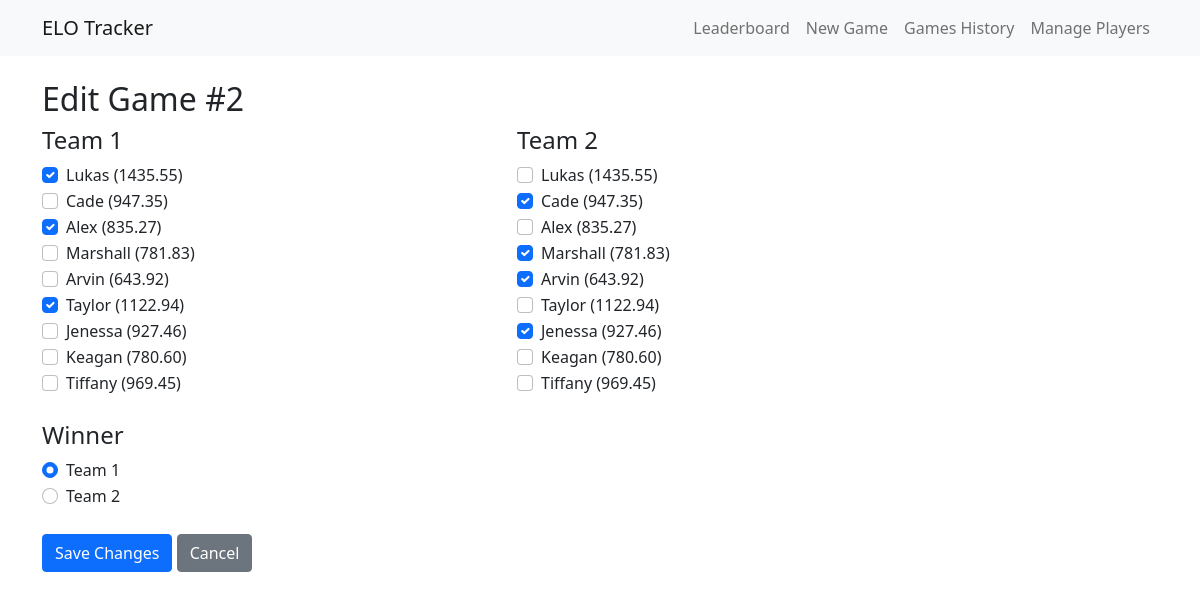
/edit_game/2, run on the app's committed database.
### models.py (models this page shows)
class Game(db.Model):
    id = db.Column(db.Integer, primary_key=True)
    date = db.Column(db.DateTime, default=datetime.utcnow)
    team1_players = db.Column(db.String(200))  # Store as comma-separated player IDs
    team2_players = db.Column(db.String(200))
    winner = db.Column(db.Integer)  # 1 or 2
    sequence = db.Column(db.Integer)  # To track game order for recalculation

class Player(db.Model):
    id = db.Column(db.Integer, primary_key=True)
    name = db.Column(db.String(80), unique=True, nullable=False)
    elo = db.Column(db.Float, default=1000)
    starting_elo = db.Column(db.Float, default=1000)

### app.py (the view, shortened to what this page needs)
@app.route('/edit_game/<int:game_id>', methods=['GET', 'POST'])
def edit_game(game_id):
    game = Game.query.get_or_404(game_id)
    players = Player.query.all()
    team1_ids = game.team1_players.split(',')
    team2_ids = game.team2_players.split(',')
    return render_template('edit_game.html',
                          game=game,
                          players=players,
                          team1_ids=team1_ids,
                          team2_ids=team2_ids)

### templates/edit_game.html
{% extends "base.html" %}
{% block content %}
<h2>Edit Game #{{ game.sequence }}</h2>
<form method="POST">
    <div class="row">
        <div class="col-md-5">
            <h4>Team 1</h4>
            {% for player in players %}
            <div class="form-check">
                <input class="form-check-input" type="checkbox" name="team1" value="{{ player.id }}" id="team1_{{ player.id }}"
                       {% if player.id|string in team1_ids %}checked{% endif %}>
                <label class="form-check-label" for="team1_{{ player.id }}">
                    {{ player.name }} ({{ "%.2f"|format(player.elo) }})
                </label>
            </div>
            {% endfor %}
        </div>
        <div class="col-md-5">
            <h4>Team 2</h4>
            {% for player in players %}
            <div class="form-check">
                <input class="form-check-input" type="checkbox" name="team2" value="{{ player.id }}" id="team2_{{ player.id }}"
                       {% if player.id|string in team2_ids %}checked{% endif %}>
                <label class="form-check-label" for="team2_{{ player.id }}">
                    {{ player.name }} ({{ "%.2f"|format(player.elo) }})
                </label>
            </div>
            {% endfor %}
        </div>
    </div>
    <div class="mt-4">
        <h4>Winner</h4>
        <div class="form-check">
            <input class="form-check-input" type="radio" name="winner" value="1" id="winner1" {% if game.winner == 1 %}checked{% endif %} required>
            <label class="form-check-label" for="winner1">Team 1</label>
        </div>
        <div class="form-check">
            <input class="form-check-input" type="radio" name="winner" value="2" id="winner2" {% if game.winner == 2 %}checked{% endif %}>
            <label class="form-check-label" for="winner2">Team 2</label>
        </div>
    </div>
    <button type="submit" class="btn btn-primary mt-4">Save Changes</button>
    <a href="{{ url_for('games') }}" class="btn btn-secondary mt-4">Cancel</a>
</form>
{% endblock %}

### data on the page
Game: sequence "2", winner "☑ Team 1", winner "☐ Team 2"
Player: team1 "☑", name "Lukas", elo "1435.55"
Player: name "Cade", elo "947.35", team2 "☑"
Player: team1 "☑", name "Alex", elo "835.27"
Player: name "Marshall", elo "781.83", team2 "☑"
Player: name "Arvin", elo "643.92", team2 "☑"
Player: team1 "☑", name "Taylor", elo "1122.94"
Player: name "Jenessa", elo "927.46", team2 "☑"
Player: name "Keagan", elo "780.60"
Player: name "Tiffany", elo "969.45"
